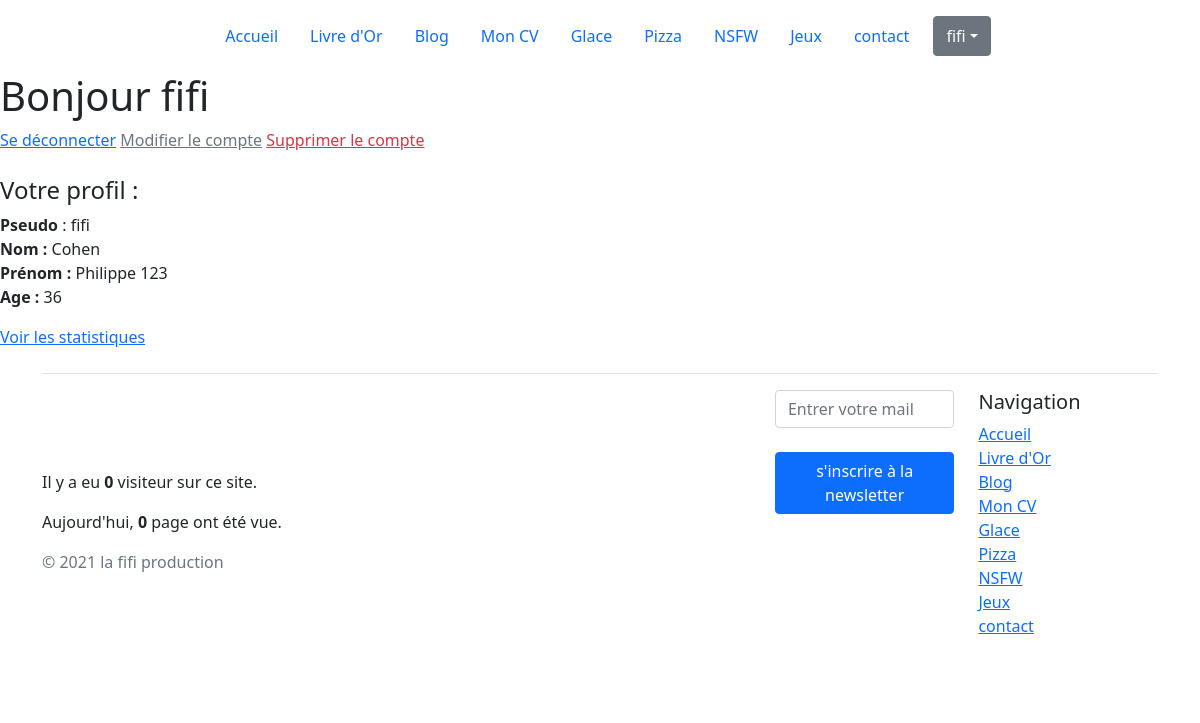
The page /administration/admin.php (signed in) on the database its author committed.
### tables this page shows
CREATE TABLE "user" (
	"nickname"	TEXT NOT NULL UNIQUE,
	"name"	TEXT,
	"firstname"	TEXT,
	"age"	NUMERIC,
	"pass"	TEXT NOT NULL,
	"id"	INTEGER UNIQUE,
	PRIMARY KEY("id" AUTOINCREMENT)
);

### administration/admin.php (the view, shortened to what this page needs)
<?php
    include_once '../elements/header.php';
    $pdo = new PDO('sqlite:../data/user.db', null, null, [
        PDO::ATTR_ERRMODE => PDO::ERRMODE_EXCEPTION,
        PDO::ATTR_DEFAULT_FETCH_MODE => PDO::FETCH_OBJ
    ]);
    try
    {
        if(isset($_SESSION['id']))
        {
            $query = $pdo->prepare('SELECT * FROM user WHERE id= :id');
            $query->execute([
                'id' => $_SESSION['id']
                ]);
            $user = $query->fetch();
            $profil = [
                'nickname' => $user->nickname,
                'name' => $user->name,
                'firstname' => $user->firstname,
                'age' => $user->age,
            ];
        }
    }
    catch(PDOException $e)
    {
        $error = $e->getMessage();
    }
?>
<?php if (isset($profil)):?>
    <h1>Bonjour <?= $profil['nickname'] ?></h1>
    <a style="border-right : 1px solid #000000, " href="admin.php?action=deco">Se déconnecter</a>
    <a class="text-secondary" href="admin.php?action=modif">Modifier le compte</a>
    <a class="text-danger" href="admin.php?action=suppr">Supprimer le compte</a>
    <br><br>
    <h4>Votre profil :</h4>
    <p>
        <strong>Pseudo</strong> : <?= $profil['nickname'] ?><br>
        <strong>Nom : </strong> <?= $profil['name'] ?><br>
        <strong>Prénom : </strong> <?= $profil['firstname'] ?><br>
        <strong>Age : </strong> <?= $profil['age'] ?>
    </p>
    <a href="/administration/dashboard.php">Voir les statistiques</a>
<?php else: ?>
    <?php header('Location: /administration/login.php') ?>
<?php endif ?>
<?php include_once '../elements/footer.php'?>

### rows shown on the page
user: nickname "fifi", name "Cohen", firstname "Philippe 123", age "36"

### other values the page prints
$title "Accueil Livre d'Or Blog Mon CV Glace Pizza NSFW Jeux contact Accueil Livre d'Or Blog Mon CV Glace Pizza NSFW Jeux contact"
$_SESSION['user'] "fifi"
$visit "0"
$vues "0"
